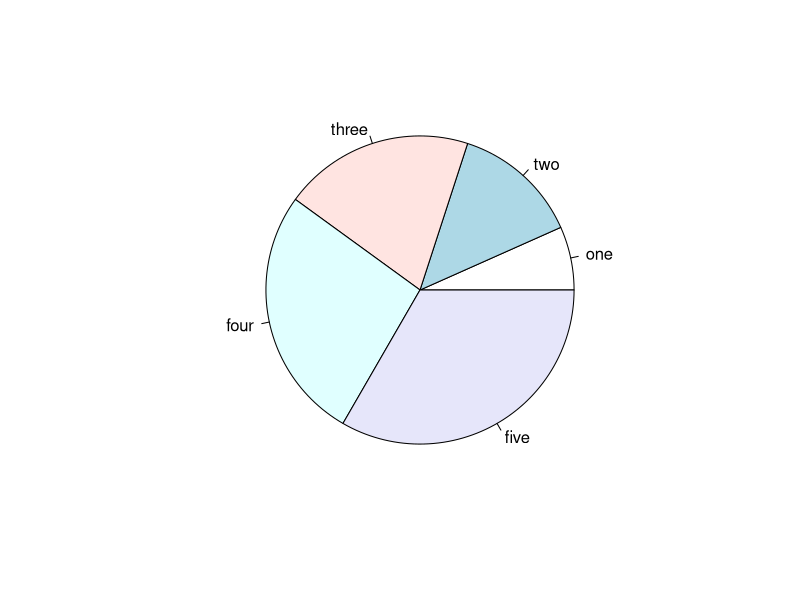

This chart was generated by the following R code:
data <- c(1,2,3,4,5)
labels <- c("one", "two", "three", "four", "five")
png(file = "test.jpg")
pie(data, labels)
dev.off()
